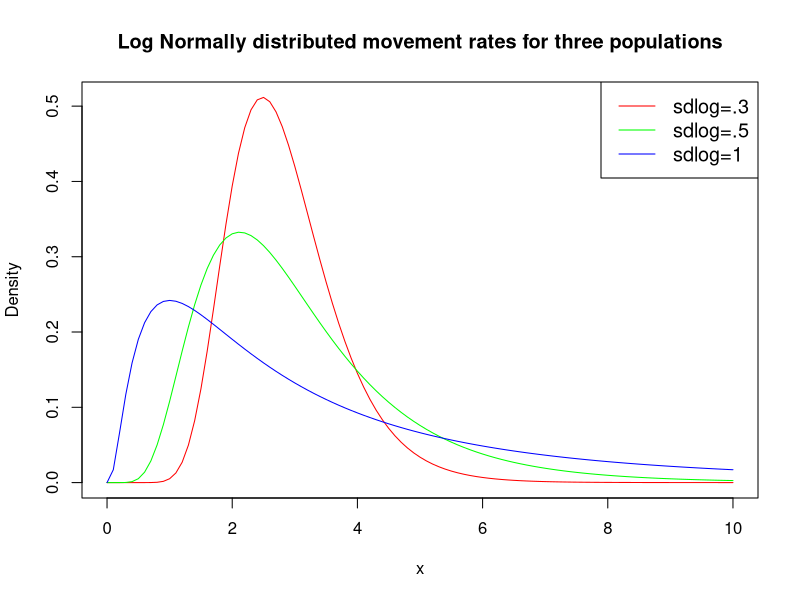
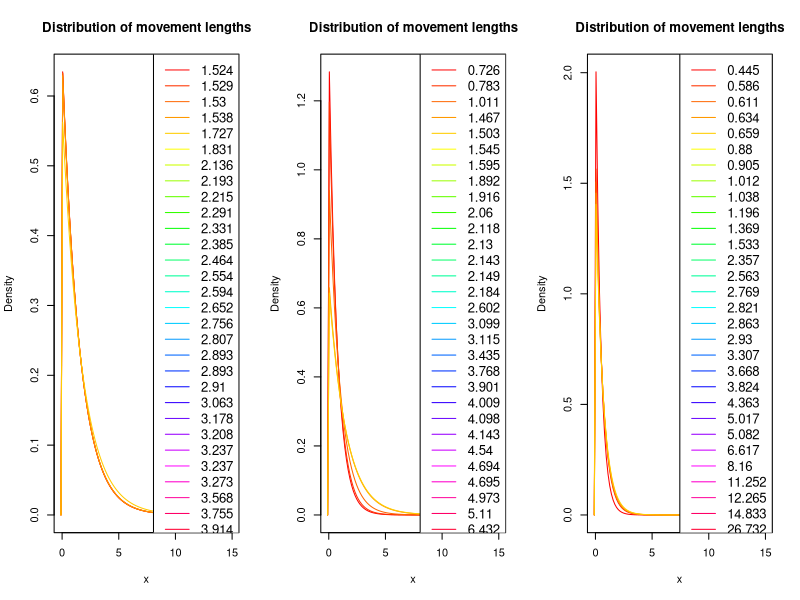

Write R code to recreate these figures, in order.
# Script to run simulations for theoretical populations with three levels of variation in movement rates

library(dplyr)
library(tidyr)
library(ggplot2)
library(cowplot)
library(fitdistrplus)
library(Hmisc)

set.seed(98)

# Three populations ---------------------------------------------------------------------
av.mov.rate <- 1
sd.mov.rate <- c(0.3, 0.5, 1)
max.x <- 10

mycols <- c("red", "green", "blue")
#create density plots
curve(dlnorm(x, meanlog=av.mov.rate, sdlog=sd.mov.rate[1]),
      from=0, to=max.x,
      col=mycols[1],
      main = 'Log Normally distributed movement rates for three populations', #add title
      ylab = 'Density', #change y-axis label
)

curve(dlnorm(x, meanlog=av.mov.rate, sdlog=sd.mov.rate[2]),
      from=0, to=max.x,
      col=mycols[2], add=TRUE)

curve(dlnorm(x, meanlog=av.mov.rate, sdlog=sd.mov.rate[3]),
      from=0, to=max.x,
      col=mycols[3], add=TRUE)

#add legend
legend("topright", legend=c("sdlog=.3", "sdlog=.5", "sdlog=1"),
       col=mycols, lty=1, cex=1.2)

## Simulate movement rates -------------------------------------------------------------
n.individuals <- 30
m_1 <- sort(round(rlnorm(n.individuals, meanlog = av.mov.rate, sdlog = sd.mov.rate[1]),3))
m_2 <- sort(round(rlnorm(n.individuals, meanlog = av.mov.rate, sdlog = sd.mov.rate[2]),3))
m_3 <- sort(round(rlnorm(n.individuals, meanlog = av.mov.rate, sdlog = sd.mov.rate[3]),3))

## Visualize individual differences ----------------------------------------------------

par(mfrow=c(1,3))
mycols <- rainbow(n.individuals, s=1)

range <- c(-0.1,max.x+5)
#create density plots
### Fist population--------------------------------------------------------------------
curve(dexp(x, 1/m_1[1]), #notice rate for exponential is 1/movement rate.
      from=range[1], to=range[2],
      col=mycols[1],
      main = 'Distribution of movement lengths', #add title
      ylab = 'Density', #change y-axis label
      xlab = "x"
)
for(i in 2:5){
  curve(dexp(x, 1/m_1[i]),
        from=range[1], to=range[2],
        col=mycols[i], add=TRUE)
}

#add legend
legend("topright", legend= m_1,
       col=mycols, lty=1, cex=1.2)


### Second population----------------------------------------------------------------
curve(dexp(x, 1/m_2[1]), #notice rate for exponential is 1/movement rate.
      from=range[1], to=range[2],
      col=mycols[1],
      main = 'Distribution of movement lengths', #add title
      ylab = 'Density', #change y-axis label
      xlab = "x"
)
for(i in 2:5){
  curve(dexp(x, 1/m_2[i]),
        from=range[1], to=range[2],
        col=mycols[i], add=TRUE)
}

#add legend
legend("topright", legend= m_2,
       col=mycols, lty=1, cex=1.2)



### Third population ---------------------------------------------------------------
curve(dexp(x, 1/m_3[1]), #notice rate for exponential is 1/movement rate.
      from=range[1], to=range[2],
      col=mycols[1],
      main = 'Distribution of movement lengths', #add title
      ylab = 'Density', #change y-axis label
      xlab = "x"
)
for(i in 2:5){
  curve(dexp(x, 1/m_3[i]),
        from=range[1], to=range[2],
        col=mycols[i], add=TRUE)
}

#add legend
legend("topright", legend= m_3,
       col=mycols, lty=1, cex=1.2)
